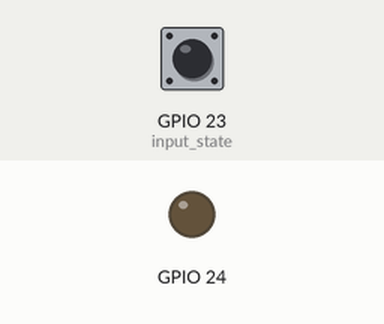
A program run on a simulated Raspberry Pi (BCM pin numbers). Shown: output pins drawn as LEDs (lit = HIGH). Inputs (shaded band) come from the test bench; at power-on: GPIO 23 (input_state) HIGH.

Above: at 1.2 s.
1.3 s: GPIO 23 (input_state) pulled LOW for 0.15 s
At 1.37 s:
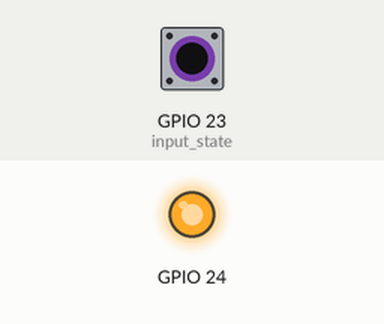
2.9 s: GPIO 23 (input_state) pulled LOW for 3.2 s
At 7.4 s:
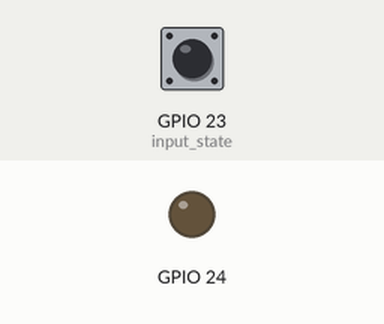
Timing chart, 0 to 8.9 s (numbered marks = the images above; inputs shaded):
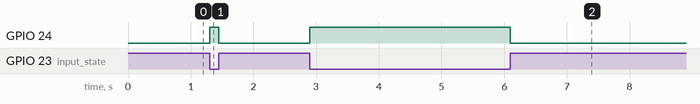

The program:

switch_onoff_led.py
```python
import RPi.GPIO as GPIO
import time

GPIO.setmode(GPIO.BCM)

GPIO.setup(23, GPIO.IN, pull_up_down=GPIO.PUD_UP)

GPIO.setup(24, GPIO.OUT)
GPIO.output(24, GPIO.LOW)

check_state = False


try:
	while True:
	    input_state = GPIO.input(23)
	    if input_state == False:
		GPIO.output(24, GPIO.HIGH)
	    else:
		GPIO.output(24, GPIO.LOW)

except KeyboardInterrupt:
	GPIO.cleanup()
```

Measured:
- after the input at 1.3 s, GPIO 24: LOW → HIGH at once, → LOW 0.15 s later
- after the input at 2.9 s, GPIO 24: LOW → HIGH at once, → LOW 3.2 s later
